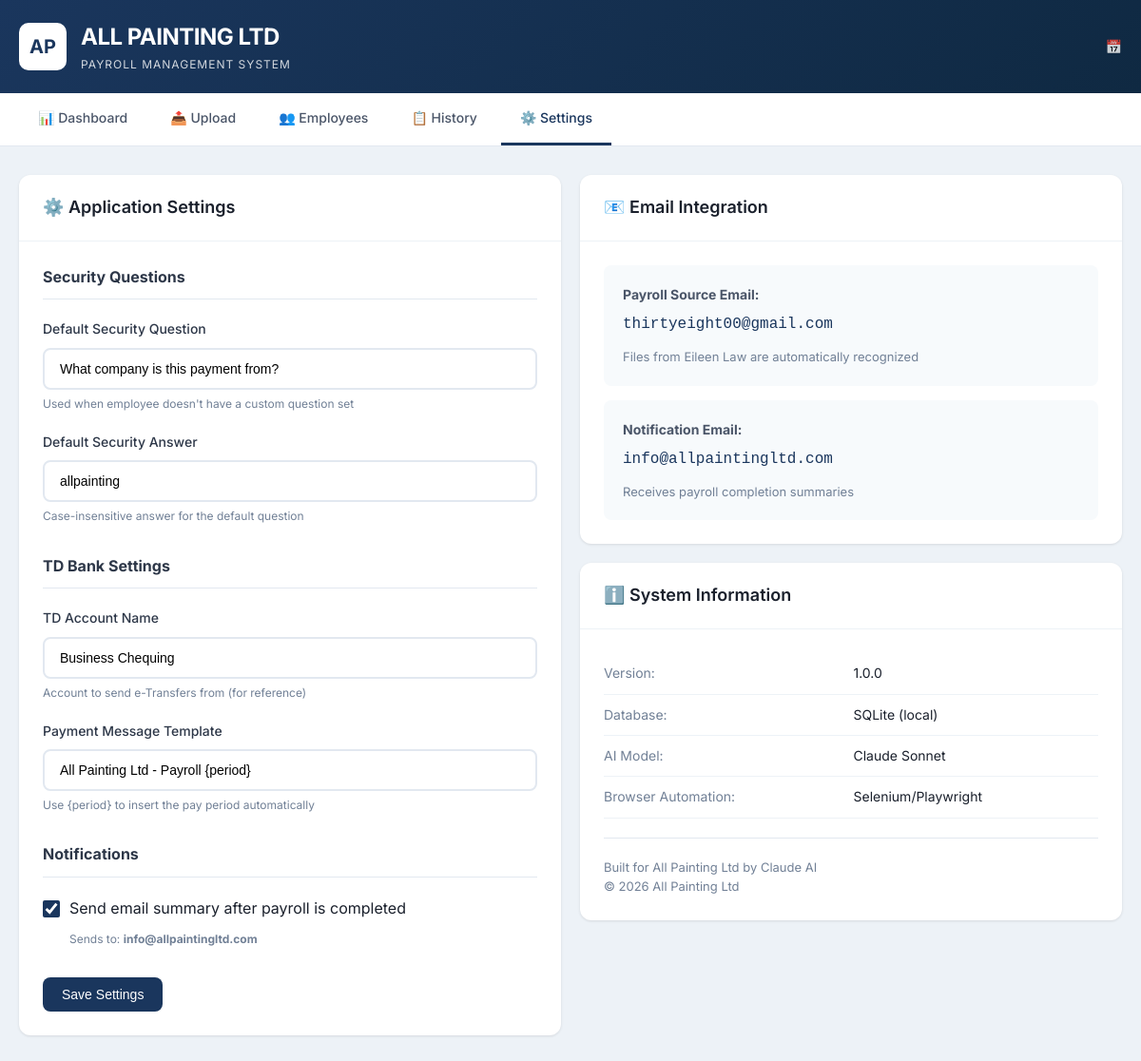
The page /settings on the database its author committed.
### tables this page shows
CREATE TABLE settings (
            key TEXT PRIMARY KEY,
            value TEXT,
            updated_at TIMESTAMP DEFAULT CURRENT_TIMESTAMP
        );

### app.py (the view, shortened to what this page needs)
@app.route('/settings', methods=['GET', 'POST'])
def settings():
    conn = get_db()
    settings = {}
    rows = conn.execute('SELECT key, value FROM settings').fetchall()
    for row in rows:
        settings[row['key']] = row['value']
    conn.close()
    return render_template('settings.html', settings=settings)

### app.py (called while the page is built)
def get_db():
    conn = sqlite3.connect(DB_PATH)
    conn.row_factory = sqlite3.Row
    return conn

### templates/settings.html (shortened to what this page needs)
{% extends "base.html" %}
{% block content %}
<div class="grid-2">
    <div class="card">
        <div class="card-header">
            <h2>⚙️ Application Settings</h2>
        </div>
        <div class="card-body">
            <form method="POST">
                <h3 style="font-size: 16px; color: var(--gray-700); margin-bottom: 20px; padding-bottom: 10px; border-bottom: 1px solid var(--gray-200);">
                    Security Questions
                </h3>
                <div class="form-group">
                    <label class="form-label">Default Security Question</label>
                    <input type="text" name="default_security_question" class="form-input"
                           value="{{ settings.default_security_question or '' }}"
                           placeholder="What company is this payment from?">
                    <p style="font-size: 12px; color: var(--gray-500); margin-top: 5px;">
                        Used when employee doesn't have a custom question set
                    </p>
                </div>
                <div class="form-group">
                    <label class="form-label">Default Security Answer</label>
                    <input type="text" name="default_security_answer" class="form-input"
                           value="{{ settings.default_security_answer or '' }}"
                           placeholder="allpainting">
                    <p style="font-size: 12px; color: var(--gray-500); margin-top: 5px;">
                        Case-insensitive answer for the default question
                    </p>
                </div>
                <h3 style="font-size: 16px; color: var(--gray-700); margin: 30px 0 20px; padding-bottom: 10px; border-bottom: 1px solid var(--gray-200);">
                    TD Bank Settings
                </h3>
                <div class="form-group">
                    <label class="form-label">TD Account Name</label>
                    <input type="text" name="td_account_name" class="form-input"
                           value="{{ settings.td_account_name or '' }}"
                           placeholder="Business Chequing">
                    <p style="font-size: 12px; color: var(--gray-500); margin-top: 5px;">
                        Account to send e-Transfers from (for reference)
                    </p>
                </div>
                <div class="form-group">
                    <label class="form-label">Payment Message Template</label>
                    <input type="text" name="message_template" class="form-input"
                           value="{{ settings.message_template or '' }}"
                           placeholder="All Painting Ltd - Payroll {period}">
                    <p style="font-size: 12px; color: var(--gray-500); margin-top: 5px;">
                        Use {period} to insert the pay period automatically
                    </p>
                </div>
                <h3 style="font-size: 16px; color: var(--gray-700); margin: 30px 0 20px; padding-bottom: 10px; border-bottom: 1px solid var(--gray-200);">
                    Notifications
                </h3>
                <div class="form-group">
                    <label class="checkbox-wrapper">
                        <input type="checkbox" name="email_notifications" value="1"
                               {% if settings.email_notifications == '1' %}checked{% endif %}>
                        <span>Send email summary after payroll is completed</span>
                    </label>
                    <p style="font-size: 12px; color: var(--gray-500); margin-top: 10px; margin-left: 28px;">
                        Sends to: <strong>info@allpaintingltd.com</strong>
                    </p>
                </div>
                <div style="margin-top: 30px;">
                    <button type="submit" class="btn btn-primary">Save Settings</button>
                </div>
            </form>
        </div>
    </div>
    <div>
        <div class="card" style="margin-bottom: 20px;">
            <div class="card-header">
                <h2>📧 Email Integration</h2>
            </div>
            <div class="card-body">
                <div style="background: var(--gray-50); padding: 20px; border-radius: 8px; margin-bottom: 15px;">
                    <p style="font-size: 14px; color: var(--gray-600); margin-bottom: 8px;">
                        <strong>Payroll Source Email:</strong>
                    </p>
                    <p style="font-family: monospace; color: var(--primary); font-size: 16px;">
                        thirtyeight00@gmail.com
                    </p>
                    <p style="font-size: 13px; color: var(--gray-500); margin-top: 10px;">
                        Files from Eileen Law are automatically recognized
                    </p>
                </div>
                <div style="background: var(--gray-50); padding: 20px; border-radius: 8px;">
                    <p style="font-size: 14px; color: var(--gray-600); margin-bottom: 8px;">
                        <strong>Notification Email:</strong>
                    </p>
                    <p style="font-family: monospace; color: var(--primary); font-size: 16px;">
                        info@allpaintingltd.com
                    </p>
                    <p style="font-size: 13px; color: var(--gray-500); margin-top: 10px;">
                        Receives payroll completion summaries
                    </p>
                </div>
            </div>
        </div>
        <div class="card">
            <div class="card-header">
                <h2>ℹ️ System Information</h2>
            </div>
            <div class="card-body">
                <table style="width: 100%; font-size: 14px;">
                    <tr>
                        <td style="padding: 10px 0; color: var(--gray-500);">Version:</td>
                        <td style="padding: 10px 0;">1.0.0</td>
                    </tr>
                    <tr>
                        <td style="padding: 10px 0; color: var(--gray-500);">Database:</td>
                        <td style="padding: 10px 0;">SQLite (local)</td>
                    </tr>
                    <tr>
                        <td style="padding: 10px 0; color: var(--gray-500);">AI Model:</td>
                        <td style="padding: 10px 0;">Claude Sonnet</td>
                    </tr>
                    <tr>
                        <td style="padding: 10px 0; color: var(--gray-500);">Browser Automation:</td>
                        <td style="padding: 10px 0;">Selenium/Playwright</td>
                    </tr>
                </table>
                <div style="margin-top: 20px; padding-top: 20px; border-top: 1px solid var(--gray-200);">
                    <p style="font-size: 13px; color: var(--gray-500);">
                        Built for All Painting Ltd by Claude AI<br>
                        © 2026 All Painting Ltd
                    </p>
                </div>
            </div>
        </div>
    </div>
</div>
{% endblock %}

### templates/base.html (style rules this page uses)
:root { --primary: #1a365d; --primary-light: #2c5282; --primary-dark: #0f2942; --accent: #38a169; --accent-light: #48bb78; --warning: #dd6b20; --danger: #e53e3e; --gray-50: #f7fafc; --gray-100: #edf2f7; --gray-200: #e2e8f0; --gray-300: #cbd5e0; --gray-400: #a0aec0; --gray-500: #718096; --gray-600: #4a5568; --gray-700: #2d3748; --gray-800: #1a202c; }
* { margin: 0; padding: 0; box-sizing: border-box; }
body { font-family: 'Inter', -apple-system, BlinkMacSystemFont, sans-serif; background: var(--gray-100); color: var(--gray-800); line-height: 1.6; }
.card { background: white; border-radius: 12px; box-shadow: 0 1px 3px rgba(0,0,0,0.1); overflow: hidden; }
.card-header { padding: 20px 25px; border-bottom: 1px solid var(--gray-100); display: flex; justify-content: space-between; align-items: center; }
.card-header h2 { font-size: 18px; font-weight: 600; color: var(--gray-800); }
.card-body { padding: 25px; }
table { width: 100%; border-collapse: collapse; }
th, td { padding: 14px 16px; text-align: left; border-bottom: 1px solid var(--gray-100); }
.btn { display: inline-flex; align-items: center; gap: 8px; padding: 10px 20px; border: none; border-radius: 8px; font-size: 14px; font-weight: 500; cursor: pointer; transition: all 0.2s; text-decoration: none; }
.btn-primary { background: var(--primary); color: white; }
.form-group { margin-bottom: 20px; }
.form-label { display: block; font-size: 14px; font-weight: 500; color: var(--gray-700); margin-bottom: 8px; }
.form-input { width: 100%; padding: 12px 16px; border: 2px solid var(--gray-200); border-radius: 8px; font-size: 14px; transition: border-color 0.2s; }
.grid-2 { display: grid; grid-template-columns: repeat(2, 1fr); gap: 20px; }
.checkbox-wrapper { display: flex; align-items: center; gap: 10px; }
.checkbox-wrapper input[type="checkbox"] { width: 18px; height: 18px; accent-color: var(--primary); }

### rows shown on the page
settings: default_security_question "What company is this payment from?"
settings: default_security_answer "allpainting"
settings: td_account_name "Business Chequing"
settings: message_template "All Painting Ltd - Payroll {period}"
